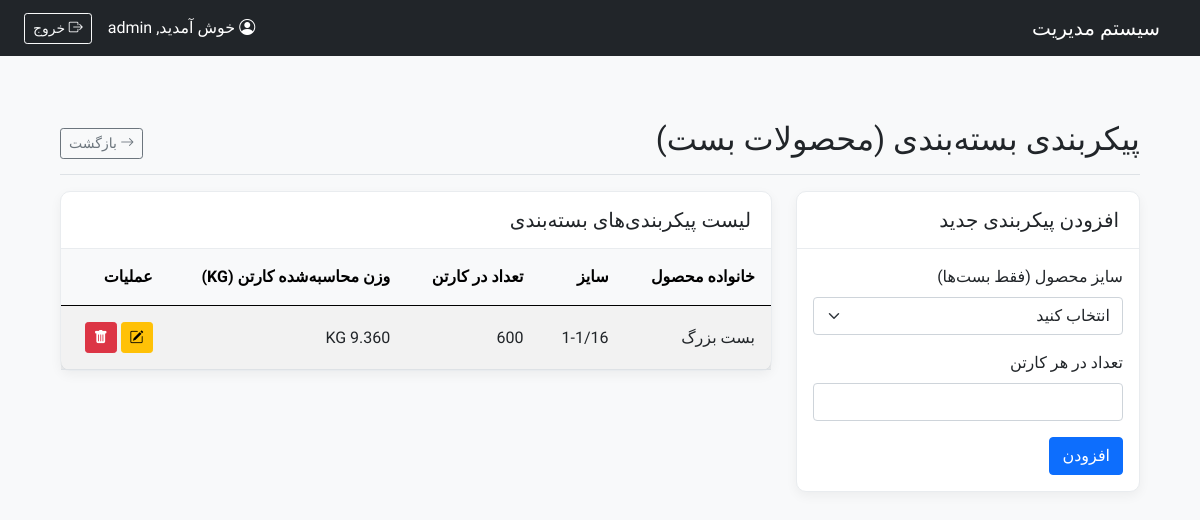
Before: /modules/base_info/packaging_configs.php (signed in) with the older database file.
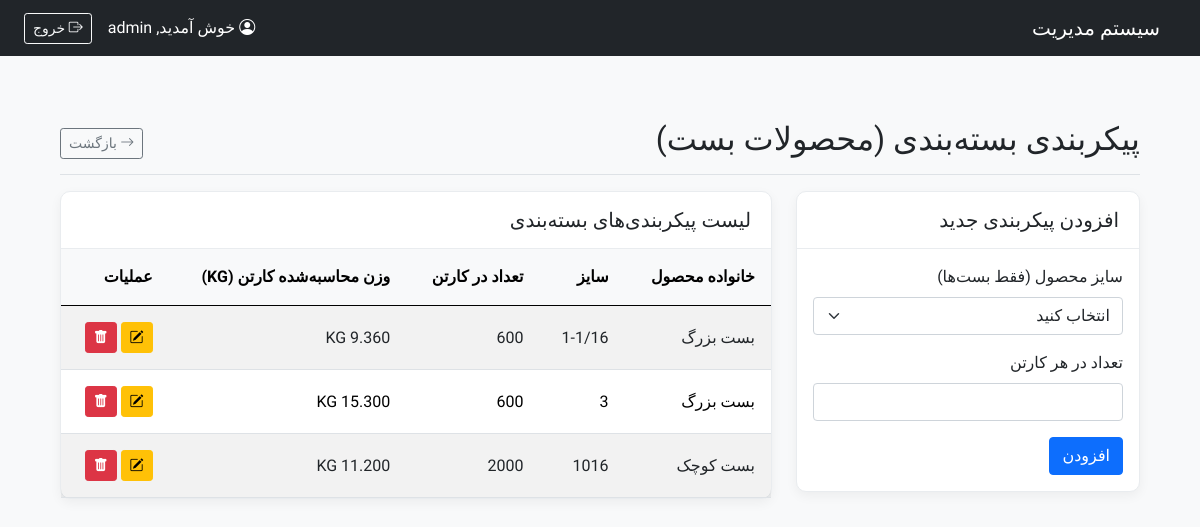
After: the same page with the newer database file.
### tables this page shows
CREATE TABLE `tbl_packaging_configs` (
  `PackageConfigID` int(11) NOT NULL,
  `SizeID` int(11) NOT NULL,
  `ContainedQuantity` int(11) NOT NULL COMMENT 'تعداد محصول در هر کارتن'
);

CREATE TABLE `tbl_part_families` (
  `FamilyID` int(11) NOT NULL,
  `FamilyName` varchar(100) NOT NULL
);

CREATE TABLE `tbl_part_sizes` (
  `SizeID` int(11) NOT NULL,
  `FamilyID` int(11) NOT NULL,
  `SizeName` varchar(50) NOT NULL,
  `PlatingMustBeMixed` tinyint(1) NOT NULL DEFAULT 0 COMMENT 'آیا این سایز باید حتما ترکیبی آبکاری شود؟'
);

### config/crud_helpers.php (called while the page is built, shortened)
<?php
function find_all(PDO $pdo, string $sql, array $params = []): array
{
    try {
        $stmt = $pdo->prepare($sql);
        $stmt->execute($params);
        return $stmt->fetchAll(PDO::FETCH_ASSOC);
    } catch (PDOException $e) {
        error_log("Error in find_all: " . $e->getMessage() . " | SQL: " . $sql . " | Params: " . print_r($params, true));
        return [];
    }
}
?>

### modules/base_info/packaging_configs.php (the view, shortened to what the changed rows need)
<?php
require_once __DIR__ . '/../../config/init.php';
$allowed_families = ['بست بزرگ', 'بست کوچک'];
$placeholders_families = implode(',', array_fill(0, count($allowed_families), '?'));
$items_query = "
    SELECT
        pc.PackageConfigID, pc.ContainedQuantity,
        ps.SizeID, ps.SizeName, pf.FamilyName,
        pw.WeightGR
    FROM " . TABLE_NAME . " pc
    JOIN tbl_part_sizes ps ON pc.SizeID = ps.SizeID
    JOIN tbl_part_families pf ON ps.FamilyID = pf.FamilyID
    -- اصلاحیه: اتصال قطعه بر اساس قانون نام‌گذاری به جای ستون NULL
    LEFT JOIN tbl_parts p ON p.FamilyID = pf.FamilyID AND p.PartName = CONCAT(pf.FamilyName, ' ', ps.SizeName)
    LEFT JOIN tbl_part_weights pw ON p.PartID = pw.PartID AND (pw.EffectiveTo IS NULL OR pw.EffectiveTo >= CURDATE()) -- Get current active weight
    WHERE pf.FamilyName IN ($placeholders_families)
    GROUP BY pc.PackageConfigID
    ORDER BY pf.FamilyName, ps.SizeName
";
$items = find_all($pdo, $items_query, $allowed_families);
$pageTitle = "پیکربندی بسته‌بندی";
include __DIR__ . '/../../templates/header.php';
?>
<div class="container-fluid rtl">
    <div class="row">
        <main class="col-md-12 ms-sm-auto col-lg-12 px-md-4">
            <div class="d-flex justify-content-between flex-wrap flex-md-nowrap align-items-center pt-3 pb-2 mb-3 border-bottom">
                <h1 class="h2"><?php echo $pageTitle; ?> (محصولات بست)</h1>
            </div>
            <div class="row">
                <div class="col-lg-8">
                    <div class="card content-card">
                        <div class="card-body p-0">
                            <div class="table-responsive">
                                <table class="table table-striped table-hover mb-0">
                                    <thead>
                                        <tr>
                                            <th class="p-3">خانواده محصول</th>
                                            <th class="p-3">سایز</th>
                                            <th class="p-3">تعداد در کارتن</th>
                                            <th class="p-3">وزن محاسبه‌شده کارتن (KG)</th>
                                            <th class="p-3">عملیات</th>
                                        </tr>
                                    </thead>
                                    <tbody>
                                        <?php if (empty($items)): ?>
                                            <tr><td colspan="5" class="text-center p-3 text-muted">هیچ رکوردی یافت نشد.</td></tr>
                                        <?php else: ?>
                                            <?php foreach ($items as $item): ?>
                                            <tr>
                                                <td class="p-3"><?php echo htmlspecialchars($item['FamilyName']); ?></td>
                                                <td class="p-3"><?php echo htmlspecialchars($item['SizeName']); ?></td>
                                                <td class="p-3"><?php echo htmlspecialchars($item['ContainedQuantity']); ?></td>
                                                <td class="p-3">
                                                    <?php
                                                    if (!empty($item['WeightGR'])) {
                                                        $totalWeightKG = ((float)$item['WeightGR'] / 1000) * (int)$item['ContainedQuantity'];
                                                        echo number_format($totalWeightKG, 3) . ' KG';
                                                    } else {
                                                        echo '<span class="text-muted small">وزن قطعه تعریف نشده</span>';
                                                    }
                                                    ?>
                                                </td>
                                                <td class="p-3">
                                                    <a href="?edit_id=<?php echo $item[PRIMARY_KEY]; ?>" class="btn btn-warning btn-sm" title="ویرایش"><i class="bi bi-pencil-square"></i></a>
                                                    <button type="button" class="btn btn-danger btn-sm" data-bs-toggle="modal" data-bs-target="#deleteModal<?php echo $item[PRIMARY_KEY]; ?>" title="حذف"><i class="bi bi-trash-fill"></i></button>
                                                </td>
                                            </tr>
                                            <?php endforeach; ?>
                                        <?php endif; ?>
                                    </tbody>
                                </table>
                            </div>
                        </div>
                    </div>
                </div>
            </div>
        </main>
    </div>
</div>
<?php
include __DIR__ . '/../../templates/footer.php';
?>

Changed rows visible on the page:
added tbl_packaging_configs: tbl_part_families.FamilyName "بست بزرگ", SizeID.SizeName "3", ContainedQuantity "600"
added tbl_packaging_configs: tbl_part_families.FamilyName "بست کوچک", SizeID.SizeName "1016", ContainedQuantity "2000"
